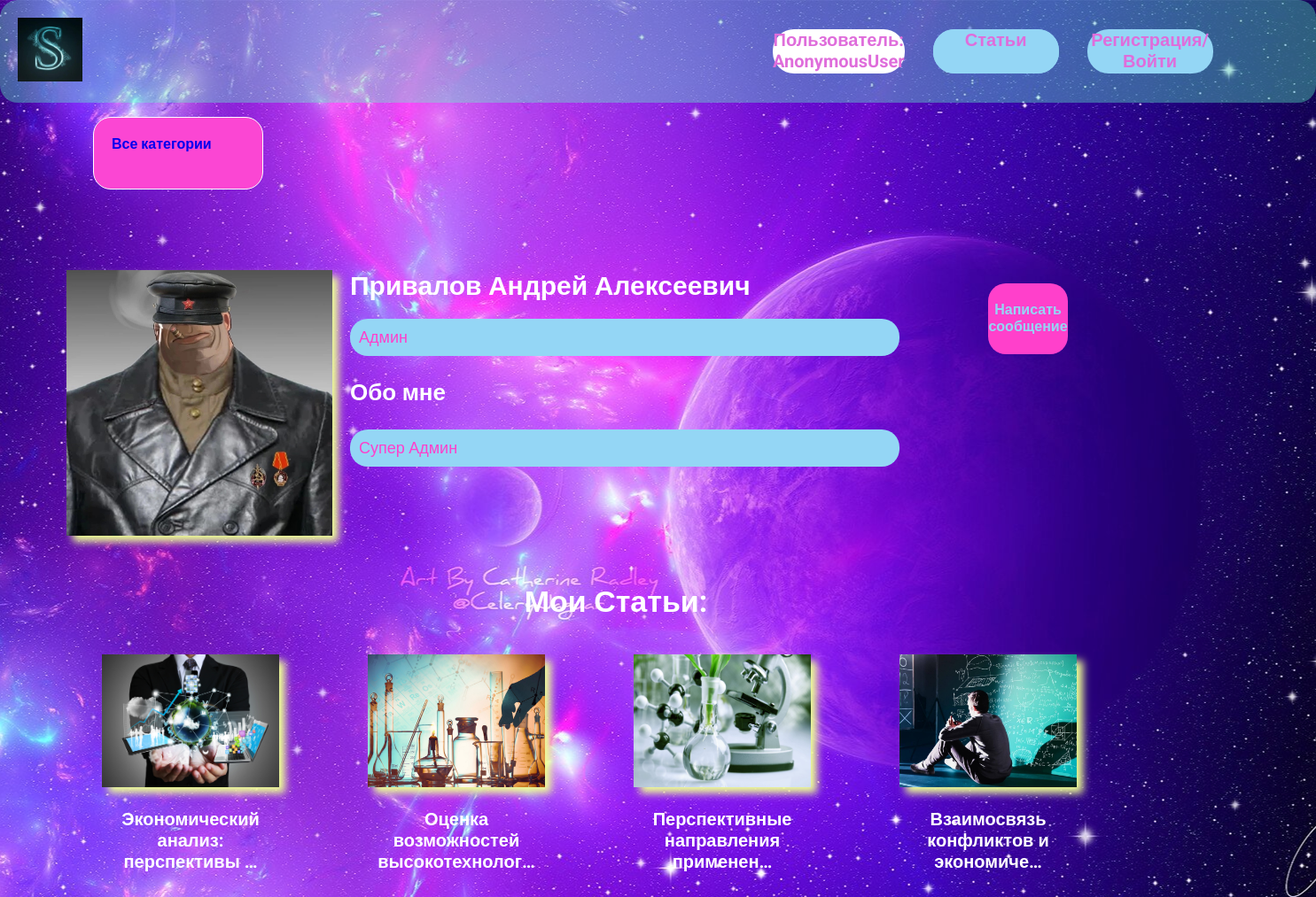
Page /profile/1/ on the committed database.
### users/models.py (models this page shows, shortened)
class Profile(models.Model):
    user = models.OneToOneField(User, on_delete=models.CASCADE, blank=True, null=True)
    name = models.CharField(max_length=200, blank=True, null=True, verbose_name='Имя')
    email = models.EmailField(max_length=500, blank=True, null=True, verbose_name='Почта')
    username = models.CharField(max_length=200, blank=True, null=True, verbose_name='Имя пользователя')
    short_info = models.CharField(max_length=200, blank=True, null=True, verbose_name='Классификация')
    bio = models.TextField(blank=True, null=True, verbose_name='О тебе')
    profile_image = models.ImageField(upload_to='profiles/', blank=True, null=True, default='profiles/user-default.png', verbose_name='Аватар')
    created = models.DateTimeField(auto_now_add=True)

### article/models.py (models this page shows, shortened)
class Article(models.Model):
    owner = models.ForeignKey(Profile, on_delete=models.SET_NULL, blank=True, null=True, verbose_name='Пользователь')
    slug = models.SlugField(max_length=200, unique=True, default=0, verbose_name='Ссылка')
    title = models.CharField(max_length=200, verbose_name='Название')
    authors = models.CharField(max_length=500, blank=True, verbose_name='Автор')
    description = models.TextField(null=True, blank=True, verbose_name='Описание')
    featured_image = models.ImageField(null=True, blank=True, upload_to="article/%Y/%m/%d", verbose_name='Изображение')
    tags = models.ManyToManyField('Tag', blank=True, verbose_name='Тэг')
    vote_total = models.IntegerField(default=0, null=True, blank=True)
    vote_ratio = models.IntegerField(default=0, null=True, blank=True)
    created = models.DateTimeField(auto_now_add=True)
    file = models.FileField(null=True, blank=True, upload_to='article_f/%Y/%m/%d', verbose_name='Файл публикации')
    cat = models.ForeignKey('Category', on_delete=models.PROTECT, null=True, blank=True)
    is_published = models.BooleanField(default=False)
    class Meta:
        ordering = ['-vote_ratio', '-vote_total']

### users/views.py (the view)
# urls.py: path('profile/<str:pk>/', views.user_profile, name='user_profile'),
def user_profile(request, pk):
    prof = Profile.objects.get(id=pk)
    context = {'profile': prof}
    return render(request, 'users/profile.html', context)

### users/templates/users/profile.html
{% extends 'article/base.html' %}
{% block content %}
  <main class="profile my-md">
    <div class="container_profile">
      <div class="layout">
        <div class="profile_part_1">
          <img class="avatar_profile" src="{{ profile.profile_image.url }}" />
          <div class="profile_part_1_1_1">
              <h2 class="pro_name">{{ profile.name }}</h2>
              <p class="pro_inf">{{ profile.short_info }}</p>
            <div class="profile_part_1_2">
              <div class="pro_bio">
                  <h3 class="pro_title">Обо мне</h3>
                <p class="pro_about">
                  {{ profile.bio }}
                </p>
              </div>
            </div>
          </div>
          {% if request.user.profile.id != profile.id %}
          <a href="{% url 'create-message' profile.id %}" class="profile_edit_1">Написать сообщение</a>
          {% endif %}
        </div>
        <div class="profile_part_2">
          <h3 class="title_articles">Мои Статьи:</h3>
          <div class="articleses">
            {% for article in profile.article_set.all %}
            <div class="razmet">
              <div class="card_artile">
                <a href="{% url 'article' article.id %}" class="profile_article">
                  <img class="profile_article_img" src="{{ article.featured_image.url }}"/>
                  <div class="profile_body_article">
                    <h3 class="profile_title_article">{{ article.title| truncatechars:35 }}</h3>
                  </div>
                </a>
              </div>
            </div>
            {% endfor %}
          </div>
        </div>
      </div>
    </div>
  </main>
{% endblock %}

### article/static/styles/style.css (style rules this page uses)
body { font-family: 'Roboto', sans-serif; padding: 0; margin: 0; background: url("/static/images/back1.jpg") 50% 0 no-repeat fixed; }
.container_profile { padding: 50px; margin: 25px; }
.profile_part_1 { display: flex; flex-direction: row; width: 1400px; height: auto; }
.profile_part_1_1_1 { display: flex; flex-direction: column; align-items: left; }
.avatar_profile { text-align: left; width: 300px; height: 300px; box-shadow: 7px 7px 9px #eeff93; }
.pro_name { align-items: center; margin: 0px; margin-left: 20px; color: #ffffff; font-size: 30px; }
.pro_inf { align-items: center; margin: 0px; margin-left: 20px; margin-top: 20px; padding:10px; border: 6px; border-radius:20px; color: #ff40cb; font-size: 18px; background-color: #94d6f5; width: 600px; height: auto; }
.pro_bio { align-items: center; margin: 0px; margin-left: 20px; }
.pro_title { color: #ffffff; font-size: 26px; }
.pro_about { padding:10px; border: 6px; border-radius:20px; color: #ff40cb; font-size: 18px; background-color: #94d6f5; width: 600px; height: auto; }
.profile_edit_1 { width: 90px; height: 60px; background-color: #ff40cb; margin: 15px; padding-top: 20px; text-align: center; border: 6px; border-radius: 20px; color: #94d6f5; margin-left: 100px; font-weight: bold; }
.profile_part_2 { padding: 10px; margin: 10px; width: 1200px; }
.title_articles { color: #ffffff; font-size: 34px; text-align: center; margin-bottom: 20px; }
.articleses { display: flex; width: auto; height: auto; flex-direction: row; flex-wrap: wrap; }
.razmet { flex-basis: 300px; }
.card_artile { display:block; margin:20px; width: 200px; height: auto; }
.profile_article_img { width: 200px; height: 150px; box-shadow: 5px 5px 5px blue; box-shadow: 7px 7px 9px #eeff93; }
.profile_title_article { text-align: center; font-size: 20px; color: #ffffff; }
a, li { text-decoration: none; }

### rows in the picture
Profile: profile_image (picture), name "Привалов Андрей Алексеевич", short_info "Админ", bio "Супер Админ"
Article: featured_image (picture), title "Экономический анализ: перспективы …"
Article: featured_image (picture), title "Оценка возможностей высокотехнолог…"
Article: featured_image (picture), title "Перспективные направления применен…"
Article: featured_image (picture), title "Взаимосвязь конфликтов и экономиче…"

### other values in the picture
{{ user }} "AnonymousUser"
